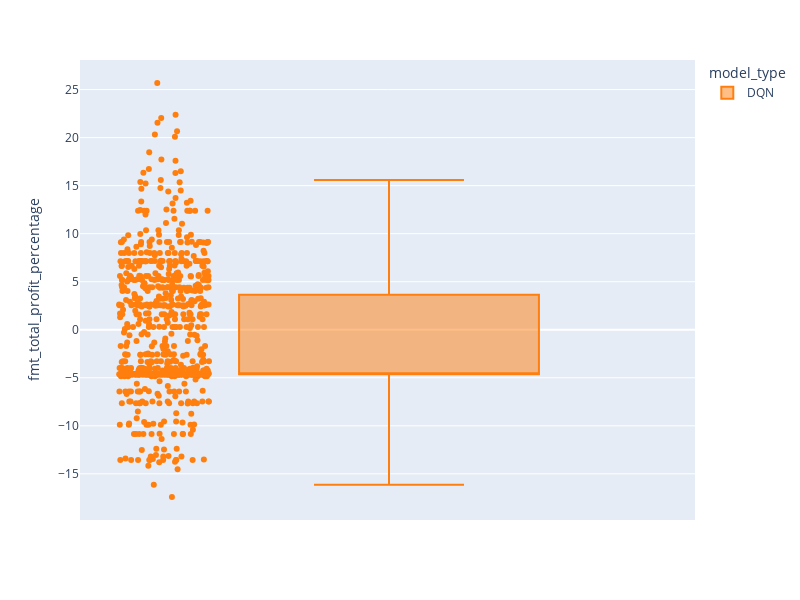

Write notebook code for a chart like this one.
### Code cell
fig = px.box(df_trader_results, y="fmt_total_profit_percentage", color="model_type", points="all", color_discrete_sequence=[ "#FF7F0E", "#00CC96", "#10aded", "#8A56EF"],  width=800, height=600)
fig.show()

### Figure 1 — Plotly figure (JSON) as saved in the notebook; plotly's stock layout.template omitted (floating-point values rounded to 4 significant figures; data arrays with more than 128 entries replaced by an {"elided": "..."} marker saying what was removed)
{"data": [{"alignmentgroup": "True", "boxpoints": "all", "hovertemplate": "model_type=DQN<br>fmt_total_profit_percentage=%{y}<extra></extra>", "legendgroup": "DQN", "marker": {"color": "#FF7F0E"}, "name": "DQN", "notched": false, "offsetgroup": "DQN", "orientation": "v", "showlegend": true, "type": "box", "x0": " ", "xaxis": "x", "y": {"elided": "1000 float values"}, "y0": " ", "yaxis": "y"}], "layout": {"boxmode": "group", "height": 600, "legend": {"title": {"text": "model_type"}, "tracegroupgap": 0}, "margin": {"t": 60}, "width": 800, "xaxis": {"anchor": "y", "domain": [0, 1]}, "yaxis": {"anchor": "x", "domain": [0, 1], "title": {"text": "fmt_total_profit_percentage"}}}}
